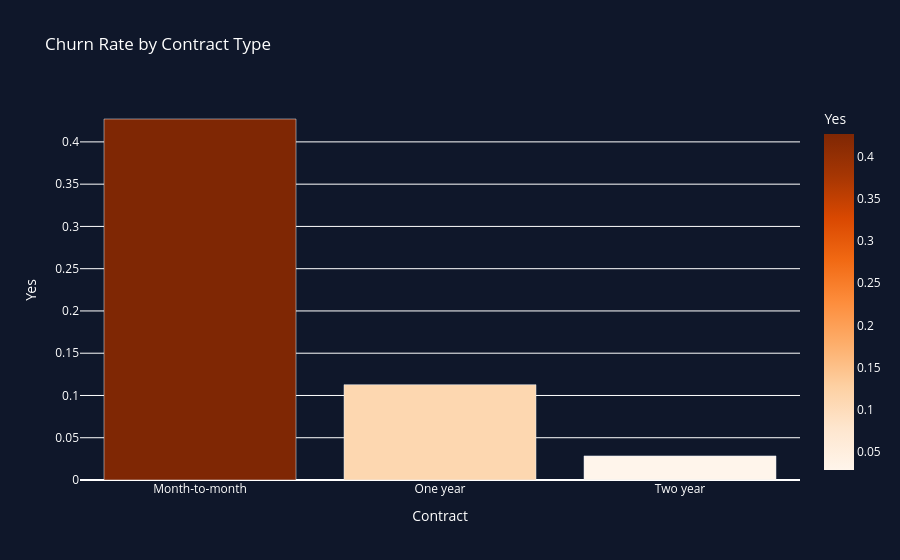

Notebook cell for this chart:
### Markdown cell above
STEP 1.8 — CONTRACT TYPE ANALYSIS

### Code cell
contract_churn = pd.crosstab(
    df['Contract'],
    df['Churn'],
    normalize='index'
)

contract_churn = contract_churn.reset_index()

fig = px.bar(
    contract_churn,
    x='Contract',
    y='Yes',
    title='Churn Rate by Contract Type',
    color='Yes',
    color_continuous_scale='Oranges'
)

fig.update_layout(
    paper_bgcolor='#0F172A',
    plot_bgcolor='#0F172A',
    font_color='white'
)

fig.show()

### Figure 1 — Plotly figure (JSON) as saved in the notebook; plotly's stock layout.template omitted (floating-point values rounded to 4 significant figures)
{"data": [{"hovertemplate": "Contract=%{x}<br>Yes=%{marker.color}<extra></extra>", "legendgroup": "", "marker": {"color": [0.4271, 0.1128, 0.02849], "coloraxis": "coloraxis", "pattern": {"shape": ""}}, "name": "", "orientation": "v", "showlegend": false, "textposition": "auto", "type": "bar", "x": ["Month-to-month", "One year", "Two year"], "xaxis": "x", "y": [0.4271, 0.1128, 0.02849], "yaxis": "y"}], "layout": {"barmode": "relative", "coloraxis": {"colorbar": {"title": {"text": "Yes"}}, "colorscale": [[0, "rgb(255,245,235)"], [0.125, "rgb(254,230,206)"], [0.25, "rgb(253,208,162)"], [0.375, "rgb(253,174,107)"], [0.5, "rgb(253,141,60)"], [0.625, "rgb(241,105,19)"], [0.75, "rgb(217,72,1)"], [0.875, "rgb(166,54,3)"], [1, "rgb(127,39,4)"]]}, "font": {"color": "white"}, "legend": {"tracegroupgap": 0}, "paper_bgcolor": "#0F172A", "plot_bgcolor": "#0F172A", "title": {"text": "Churn Rate by Contract Type"}, "xaxis": {"anchor": "y", "domain": [0, 1], "title": {"text": "Contract"}}, "yaxis": {"anchor": "x", "domain": [0, 1], "title": {"text": "Yes"}}}}
